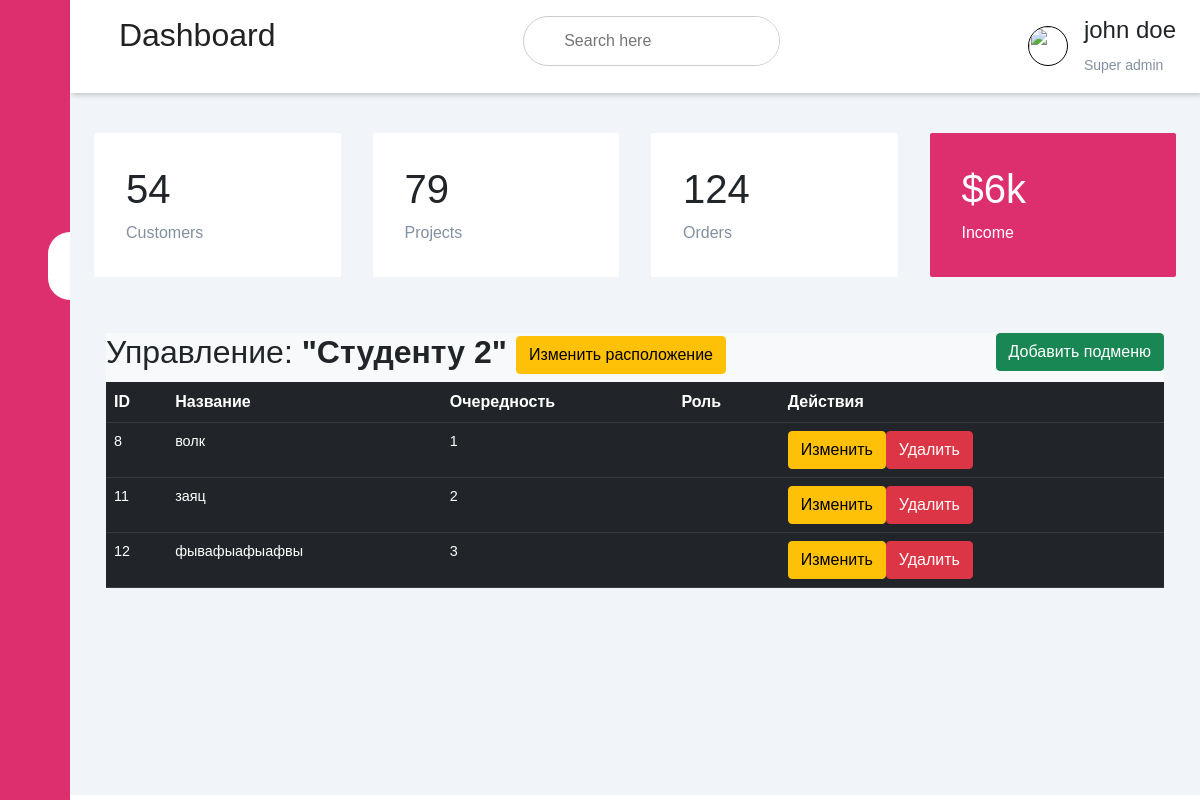
/edit/show_menu_element/7, run on the app's committed database.
### app/models.py (models this page shows)
class Menu(db.Model):
    __tablename__ = 'menu'
    id = Column(Integer(), primary_key=True)
    name = Column(String(250), nullable=False)
    url = Column(String(250), nullable=True)
    url_is_inner = Column(Boolean, default=True)
    is_parent = Column(Boolean, default=True)
    index = Column(Integer, default=None)
    massiv_id = Column(PickleType(), default=None)

class SubMenu(db.Model):
    __tablename__ = 'submenu'
    id = Column(Integer(), primary_key=True)
    name = Column(String(250), nullable=False)
    url = Column(String(250), nullable=True)
    url_is_inner = Column(Boolean(), default=True)
    index = Column(Integer, default=None)
    menu_parent_id = Column(Integer(), db.ForeignKey('menu.id'))

### app/editor_bp/routes/menu_routes.py (the view)
@blueprint.route('/show_menu_element/<id>', methods=['GET', 'POST'])
def show_menu_element(id):
    menu_el_children = SubMenu.query.filter_by(menu_parent_id=id).all()
    menu_name = Menu.query.filter_by(id=id).first().name
    return render_template('editor_bp/menu_element.html', menu_el_children=menu_el_children, menu_name=menu_name,
                           parent_id=id,title=menu_name)

### app/editor_bp/templates/editor_bp/menu_element.html (shortened to what this page needs)
{% extends 'base_edit_template.html' %}
{% block head %}
<link rel="stylesheet" href="{{url_for('admin.static', filename = 'css/bootstrap.min.css')}}">
{% endblock %}
{%block sidebar_menu%}
<div class="sidebar">
    <div class="sidebar-brand">
        <h2> <span>Админ панель</span></h2>
    </div>
    <div class="sidebar-menu">
        <ul>
            <li>
                <a href="{{url_for('editor.add_record')}}"><span class="las la-igloo"></span><span>Записи</span></a>
            </li>
            <li>
                <a href="{{url_for('editor.show_categories')}}"><span class="las la-users"></span><span>Категории</span></a>
            </li>
            <li>
                <a href="" class="active"><span class="las la-clipboard-list"></span><span>Меню</span></a>
            </li>
            <li>
                <a href=""><span class="las la-shopping-bag"></span><span>Быстрый доступ</span></a>
            </li>
            <li>
                <a href="{{url_for('editor.show_partners')}}"><span class="las la-receipt"></span><span>Партнеры</span></a>
            </li>
            <li>
                <a href=""><span class="las la-user-circle"></span><span>Правая панель</span></a>
            </li>
            <li>
                <a href=""><span class="las la-clipboard-list"></span><span>Метрики</span></a>
            </li>
        </ul>
    </div>
</div>
{%endblock%}
{% block header %}
{% include 'header.html' %}
{% endblock %}
{% block content %}
<div class="container">
    <div class="row">
        <div class="col md-12">
            <div class="bg-light p3">
                <h2>Управление: <b>"{{ menu_name }}"</b>
                    <a href="{{url_for('editor.drag_drop_submenu', id=parent_id)}}" class="btn btn-warning btn-xs">Изменить
                        расположение</a>
                    <button type="button" class="btn btn-success float-end"
                            data-bs-toggle="modal" data-bs-target="#create_modal">Добавить подменю
                    </button>
                </h2>
                <table class="table table-hover table-dark">
                    <tr>
                        <th>ID</th>
                        <th>Название</th>
                        <th>Очередность</th>
                        <th>Роль</th>
                        <th>Действия</th>
                    </tr>
                    {% for row in menu_el_children %}
                    <tr>
                        <td>{{ row.id }}</td>
                        <td>{{ row.name }}</td>
                        <td>{{row.index}}</td>
                        <td>{{row.is_inner}}</td>
                        <td>
                            <a href="{{url_for('editor.update_submenu')}}" class="btn btn-warning btn-xs" data-bs-toggle="modal"
                               data-bs-target="#edit_modal{{ row.id }}">Изменить</a>
                            <a href="{{url_for('editor.delete_submenu', id=row.id)}}" class="btn btn-danger btn-xs"
                               onclick="return confirm('Вы хотите удалить? ?')">Удалить</a>
                        </td>
                    </tr>
                    {% endfor%}
                </table>
            </div>
        </div>
    </div>
</div>
{% endblock %}

### app/editor_bp/static/css/style.css (style rules this page uses)
:root { --main-color: #dd2f6e; --color-dark: #1d2231; --text-grey: #8390a2; }
* { padding: 0; margin: 0; box-sizing: border-box; list-style-type: none; text-decoration: none; font-family: 'Poppins', sans-serif; }
.sidebar { width: 345px; position: fixed; left: 0; top: 0; height: 100%; background: #dd2f6e; z-index: 100; transition: width 300ms; }
.sidebar-brand { height: 90px; padding: 1rem 0rem 1rem 2rem; color: #fff; }
.sidebar-menu { margin-top: 1rem; }
.sidebar-menu li { width: 100%; margin-bottom: 1.7rem; padding-left: 1rem; }
.sidebar-menu a { padding-left: 1rem; display: block; color: #fff; font-size: 1.1rem; }
.sidebar-menu a.active { background: #fff; padding-top:1rem; padding-bottom: 1rem; color: var(--main-color); border-radius: 30px 0px 0px 30px; }
.sidebar-menu a span:first-child { font-size: 1.5rem; padding-right: 1rem; }
table { border-collapse: collapse; }
td { padding: .5rem 1rem; font-size: 0.9rem; color: #fff; }
tr td:last-child { display: flex; align-items: center; }
body { font: 14px/21px "Lucida Sans", "Lucida Grande", "Lucida Sans Unicode", sans-serif; }
table tr td { color: #fff; }
@media only screen and (max-width: 1200px) { .sidebar { width: 70px; } }
@media only screen and (max-width: 1200px) { .sidebar .sidebar-brand, .sidebar li { padding-left: 1rem; text-align: center; } }
@media only screen and (max-width: 1200px) { .sidebar li a { padding-left: 0rem; } }

### data on the page
Menu: name "Студенту 2"
SubMenu: id "8", name "волк", index "1"
SubMenu: id "11", name "заяц", index "2"
SubMenu: id "12", name "фывафыафыафвы", index "3"
